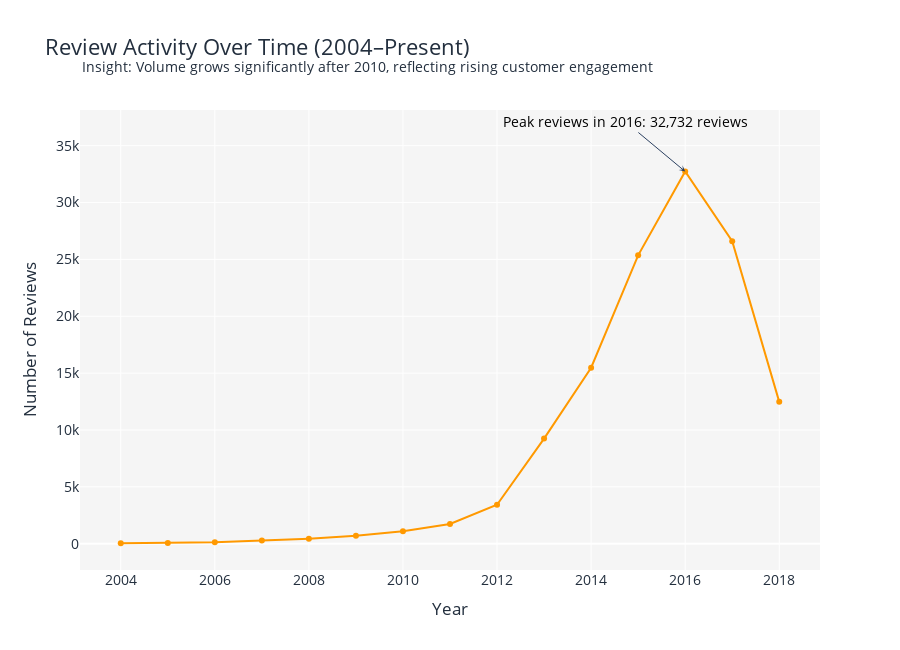

The notebook cell saved with this chart:
### Code cell
#Plot 6
reviews_year = df_master[df_master["review_year"] >= 2004] \
    .groupby("review_year") \
    .size() \
    .reset_index(name="num_reviews")

fig6 = px.line(
    reviews_year,
    x="review_year",
    y="num_reviews",
    markers=True,
    labels={
        "review_year": "Year",
        "num_reviews": "Number of Reviews"
    },
    title="Review Activity Over Time (2004–Present)"
)

fig6.update_traces(
    line=dict(color=amazon_orange),
    hovertemplate="Year: %{x}<br>Reviews: %{y:,}<extra></extra>"
)

fig6.update_layout(
    height=650,
    plot_bgcolor=amazon_gray,
    paper_bgcolor="white",
    font=dict(size=14, color=amazon_navy),
    title_font_size=22,
    margin=dict(t=110)
)

peak_year = reviews_year.loc[reviews_year["num_reviews"].idxmax()]
fig6.add_annotation(
    text=f"Peak reviews in {int(peak_year['review_year'])}: {int(peak_year['num_reviews']):,} reviews",
    x=peak_year["review_year"], y=peak_year["num_reviews"],
    showarrow=True,
    arrowhead=3,
    ax=-60,
    ay=-50,
    font=dict(size=14, color="black")
)

fig6.add_annotation(
    text="Insight: Volume grows significantly after 2010, reflecting rising customer engagement",
    xref="paper", yref="paper",
    x=0, y=1.12,
    showarrow=False,
    font=dict(size=14, color=amazon_navy)
)

fig6.show()

### Figure 1 — Plotly figure (JSON) as saved in the notebook; plotly's stock layout.template omitted (floating-point values rounded to 4 significant figures)
{"data": [{"hovertemplate": "Year: %{x}<br>Reviews: %{y:,}<extra></extra>", "legendgroup": "", "line": {"color": "#FF9900", "dash": "solid"}, "marker": {"symbol": "circle"}, "mode": "lines+markers", "name": "", "orientation": "v", "showlegend": false, "type": "scatter", "x": [2004, 2005, 2006, 2007, 2008, 2009, 2010, 2011, 2012, 2013, 2014, 2015, 2016, 2017, 2018], "xaxis": "x", "y": [37, 56, 127, 272, 443, 695, 1095, 1730, 3420, 9239, 15471, 25357, 32732, 26597, 12472], "yaxis": "y"}], "layout": {"annotations": [{"arrowhead": 3, "ax": -60, "ay": -50, "font": {"color": "black", "size": 14}, "showarrow": true, "text": "Peak reviews in 2016: 32,732 reviews", "x": 2016, "y": 32732}, {"font": {"color": "#232F3E", "size": 14}, "showarrow": false, "text": "Insight: Volume grows significantly after 2010, reflecting rising customer engagement", "x": 0, "xref": "paper", "y": 1.12, "yref": "paper"}], "font": {"color": "#232F3E", "size": 14}, "height": 650, "legend": {"tracegroupgap": 0}, "margin": {"t": 110}, "paper_bgcolor": "white", "plot_bgcolor": "#F5F5F5", "title": {"font": {"size": 22}, "text": "Review Activity Over Time (2004–Present)"}, "xaxis": {"anchor": "y", "domain": [0, 1], "title": {"text": "Year"}}, "yaxis": {"anchor": "x", "domain": [0, 1], "title": {"text": "Number of Reviews"}}}}
